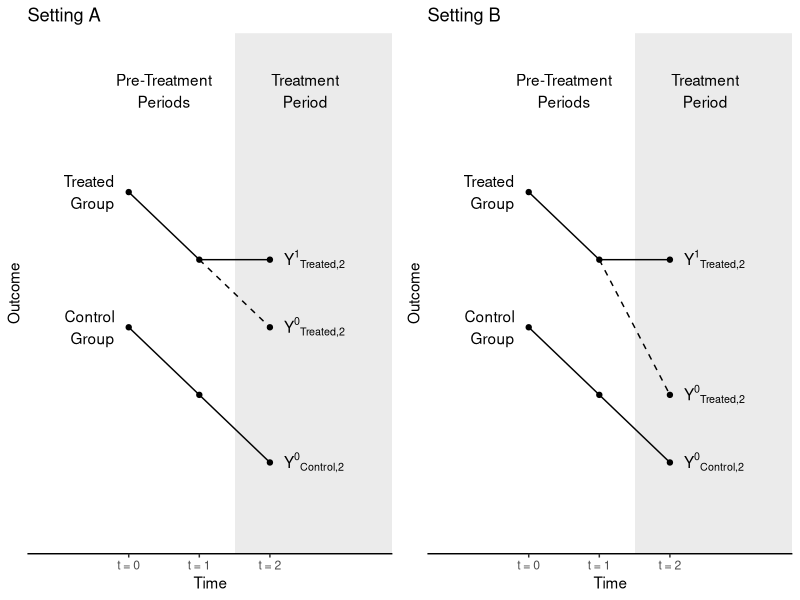
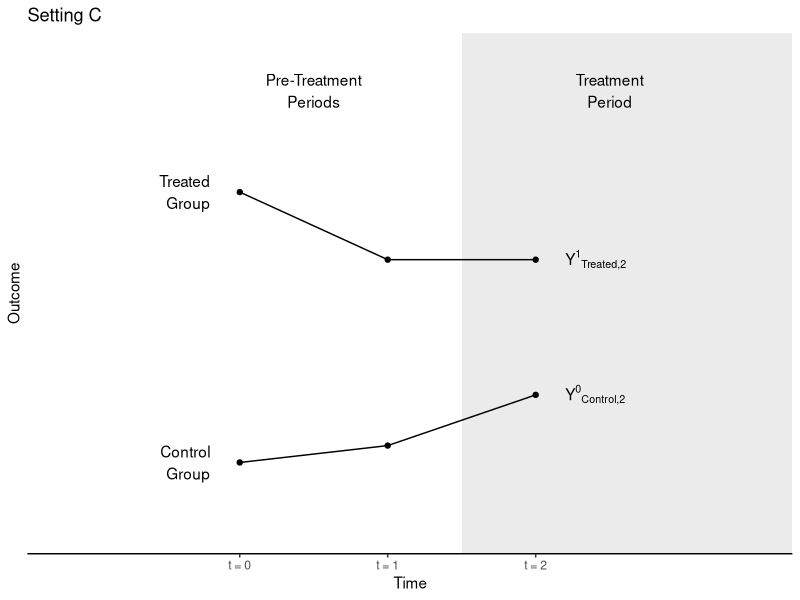

Reproduce these figures in R, in order.
## ---- chunk 1
library(tidyverse)
make_plot <- function(
    yT = c(4,3,3),
    yC = 2:0,
    counterfactual = 2,
    show_counterfactual = T
) {
  p <- data.frame(t = rep(0:2,2),
                  a = rep(c(F,T), each = 3),
                  y = c(yC,yT)) %>%
    ggplot(aes(x = t, y = y, group = a)) +
    annotate(geom = "rect", xmin = 1.5, xmax = Inf, ymin = -Inf, ymax = Inf,
             fill = "gray", alpha = .3) +
    annotate(geom = "text", x = .5, y = 5.5, label = "Pre-Treatment\nPeriods") +
    annotate(geom = "text", x = 2.5, y = 5.5, label = "Treatment\nPeriod") +
    geom_point() +
    geom_line() +
    annotate(geom = "text", x = -.2, y = c(yT[1],yC[1]),
             label = c("Treated\nGroup", "Control\nGroup"),
             hjust = 1) +
    annotate(geom = "text", x = 2.2, y = c(yT[3],yC[3]), 
             label = c("{Y^1}['Treated,2']","{Y^0}['Control,2']"),
             hjust = 0, parse = T) +
    theme_classic() +
    scale_y_continuous(limits = c(-1,6), breaks = NULL, name = "Outcome") +
    scale_x_continuous(limits = c(-1.2,3.5), breaks = 0:2,labels = function(x) paste("t =",x), name = "Time") +
    theme(panel.grid = element_blank())
  if (show_counterfactual) {
    p <- p +
    annotate(geom = "segment", linetype = "dashed",
             x = 1, xend = 2, y = yT[2], yend = counterfactual) +
    annotate(geom = "point",
             x = 2, y = counterfactual) +
    annotate(geom = "text", x = 2.2, y = counterfactual, 
             label = "{Y^0}['Treated,2']",
             hjust = 0, parse = T)
  }
  return(p)
}

gridExtra::grid.arrange(
  make_plot(yT = c(4,3,3),
            yC = 2:0,
            counterfactual = 2) +
    ggtitle("Setting A"),
  make_plot(yT = c(4,3,3),
            yC = 2:0,
            counterfactual = 1) +
    ggtitle("Setting B"),
  nrow = 1
)
## ---- chunk 2
make_plot(yT = c(4,3,3),
          yC = c(0,.25,1),
          counterfactual = NA,
          show_counterfactual = F) +
  ggtitle("Setting C")
